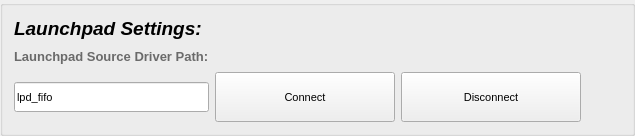
      <widget class="QGroupBox" name="groupBox_3">
       <property name="sizePolicy">
        <sizepolicy hsizetype="Expanding" vsizetype="Expanding">
         <horstretch>0</horstretch>
         <verstretch>0</verstretch>
        </sizepolicy>
       </property>
       <property name="font">
        <font>
         <pointsize>8</pointsize>
        </font>
       </property>
       <property name="title">
        <string/>
       </property>
       <layout class="QGridLayout" name="gridLayout_4">
        <item row="0" column="0">
         <widget class="QLabel" name="label_2">
          <property name="palette">
           <palette>
            <active>
             <colorrole role="WindowText">
              <brush brushstyle="SolidPattern">
               <color alpha="255">
                <red>0</red>
                <green>0</green>
                <blue>0</blue>
               </color>
              </brush>
             </colorrole>
             <colorrole role="Button">
              <brush brushstyle="SolidPattern">
               <color alpha="255">
                <red>255</red>
                <green>255</green>
                <blue>255</blue>
               </color>
              </brush>
             </colorrole>
             <colorrole role="Light">
              <brush brushstyle="SolidPattern">
               <color alpha="255">
                <red>255</red>
                <green>255</green>
                <blue>255</blue>
               </color>
              </brush>
             </colorrole>
             <colorrole role="Midlight">
              <brush brushstyle="SolidPattern">
               <color alpha="255">
                <red>255</red>
                <green>255</green>
                <blue>255</blue>
               </color>
              </brush>
             </colorrole>
             <colorrole role="Dark">
              <brush brushstyle="SolidPattern">
               <color alpha="255">
                <red>127</red>
                <green>127</green>
                <blue>127</blue>
               </color>
              </brush>
             </colorrole>
             <colorrole role="Mid">
              <brush brushstyle="SolidPattern">
               <color alpha="255">
                <red>170</red>
                <green>170</green>
                <blue>170</blue>
               </color>
              </brush>
             </colorrole>
             <colorrole role="Text">
              <brush brushstyle="SolidPattern">
               <color alpha="255">
                <red>255</red>
                <green>255</green>
                <blue>127</blue>
               </color>
              </brush>
             </colorrole>
             <colorrole role="BrightText">
              <brush brushstyle="SolidPattern">
               <color alpha="255">
                <red>255</red>
                <green>255</green>
                <blue>255</blue>
               </color>
              </brush>
             </colorrole>
             <colorrole role="ButtonText">
              <brush brushstyle="SolidPattern">
               <color alpha="255">
                <red>255</red>
                <green>255</green>
                <blue>127</blue>
               </color>
              </brush>
             </colorrole>
             <colorrole role="Base">
              <brush brushstyle="SolidPattern">
               <color alpha="255">
                <red>255</red>
                <green>255</green>
                <blue>255</blue>
               </color>
              </brush>
             </colorrole>
             <colorrole role="Window">
              <brush brushstyle="SolidPattern">
               <color alpha="255">
                <red>255</red>
                <green>255</green>
                <blue>255</blue>
               </color>
              </brush>
             </colorrole>
             <colorrole role="Shadow">
              <brush brushstyle="SolidPattern">
               <color alpha="255">
                <red>0</red>
                <green>0</green>
                <blue>0</blue>
               </color>
              </brush>
             </colorrole>
             <colorrole role="AlternateBase">
              <brush brushstyle="SolidPattern">
               <color alpha="255">
                <red>255</red>
                <green>255</green>
                <blue>255</blue>
               </color>
              </brush>
             </colorrole>
             <colorrole role="ToolTipBase">
              <brush brushstyle="SolidPattern">
               <color alpha="255">
                <red>255</red>
                <green>255</green>
                <blue>220</blue>
               </color>
              </brush>
             </colorrole>
             <colorrole role="ToolTipText">
              <brush brushstyle="SolidPattern">
               <color alpha="255">
                <red>0</red>
                <green>0</green>
                <blue>0</blue>
               </color>
              </brush>
             </colorrole>
             <colorrole role="PlaceholderText">
              <brush brushstyle="NoBrush">
               <color alpha="128">
                <red>255</red>
                <green>255</green>
                <blue>127</blue>
               </color>
              </brush>
             </colorrole>
            </active>
            <inactive>
             <colorrole role="WindowText">
              <brush brushstyle="SolidPattern">
               <color alpha="255">
                <red>0</red>
                <green>0</green>
                <blue>0</blue>
               </color>
              </brush>
             </colorrole>
             <colorrole role="Button">
              <brush brushstyle="SolidPattern">
               <color alpha="255">
                <red>255</red>
                <green>255</green>
                <blue>255</blue>
               </color>
              </brush>
             </colorrole>
             <colorrole role="Light">
              <brush brushstyle="SolidPattern">
               <color alpha="255">
                <red>255</red>
                <green>255</green>
                <blue>255</blue>
               </color>
              </brush>
             </colorrole>
             <colorrole role="Midlight">
              <brush brushstyle="SolidPattern">
               <color alpha="255">
                <red>255</red>
                <green>255</green>
                <blue>255</blue>
               </color>
              </brush>
             </colorrole>
             <colorrole role="Dark">
              <brush brushstyle="SolidPattern">
               <color alpha="255">
                <red>127</red>
                <green>127</green>
                <blue>127</blue>
               </color>
              </brush>
             </colorrole>
             <colorrole role="Mid">
              <brush brushstyle="SolidPattern">
               <color alpha="255">
                <red>170</red>
                <green>170</green>
                <blue>170</blue>
               </color>
              </brush>
             </colorrole>
             <colorrole role="Text">
              <brush brushstyle="SolidPattern">
               <color alpha="255">
                <red>255</red>
                <green>255</green>
                <blue>127</blue>
               </color>
              </brush>
             </colorrole>
             <colorrole role="BrightText">
              <brush brushstyle="SolidPattern">
               <color alpha="255">
                <red>255</red>
                <green>255</green>
                <blue>255</blue>
               </color>
              </brush>
             </colorrole>
             <colorrole role="ButtonText">
              <brush brushstyle="SolidPattern">
               <color alpha="255">
                <red>255</red>
                <green>255</green>
                <blue>127</blue>
               </color>
              </brush>
             </colorrole>
             <colorrole role="Base">
              <brush brushstyle="SolidPattern">
               <color alpha="255">
                <red>255</red>
                <green>255</green>
                <blue>255</blue>
               </color>
              </brush>
             </colorrole>
             <colorrole role="Window">
              <brush brushstyle="SolidPattern">
               <color alpha="255">
                <red>255</red>
                <green>255</green>
                <blue>255</blue>
               </color>
              </brush>
             </colorrole>
             <colorrole role="Shadow">
              <brush brushstyle="SolidPattern">
               <color alpha="255">
                <red>0</red>
                <green>0</green>
                <blue>0</blue>
               </color>
              </brush>
             </colorrole>
             <colorrole role="AlternateBase">
              <brush brushstyle="SolidPattern">
               <color alpha="255">
                <red>255</red>
                <green>255</green>
                <blue>255</blue>
               </color>
              </brush>
             </colorrole>
             <colorrole role="ToolTipBase">
              <brush brushstyle="SolidPattern">
               <color alpha="255">
                <red>255</red>
                <green>255</green>
                <blue>220</blue>
               </color>
              </brush>
             </colorrole>
             <colorrole role="ToolTipText">
              <brush brushstyle="SolidPattern">
               <color alpha="255">
                <red>0</red>
                <green>0</green>
                <blue>0</blue>
               </color>
              </brush>
             </colorrole>
             <colorrole role="PlaceholderText">
              <brush brushstyle="NoBrush">
               <color alpha="128">
                <red>255</red>
                <green>255</green>
                <blue>127</blue>
               </color>
              </brush>
             </colorrole>
            </inactive>
            <disabled>
             <colorrole role="WindowText">
              <brush brushstyle="SolidPattern">
               <color alpha="255">
                <red>127</red>
                <green>127</green>
                <blue>127</blue>
               </color>
              </brush>
             </colorrole>
             <colorrole role="Button">
              <brush brushstyle="SolidPattern">
               <color alpha="255">
                <red>255</red>
                <green>255</green>
                <blue>255</blue>
               </color>
              </brush>
             </colorrole>
             <colorrole role="Light">
              <brush brushstyle="SolidPattern">
               <color alpha="255">
                <red>255</red>
                <green>255</green>
                <blue>255</blue>
               </color>
              </brush>
             </colorrole>
             <colorrole role="Midlight">
              <brush brushstyle="SolidPattern">
               <color alpha="255">
                <red>255</red>
                <green>255</green>
                <blue>255</blue>
               </color>
              </brush>
             </colorrole>
             <colorrole role="Dark">
              <brush brushstyle="SolidPattern">
               <color alpha="255">
                <red>127</red>
                <green>127</green>
                <blue>127</blue>
               </color>
              </brush>
             </colorrole>
             <colorrole role="Mid">
              <brush brushstyle="SolidPattern">
               <color alpha="255">
                <red>170</red>
                <green>170</green>
                <blue>170</blue>
               </color>
              </brush>
             </colorrole>
             <colorrole role="Text">
              <brush brushstyle="SolidPattern">
               <color alpha="255">
                <red>127</red>
                <green>127</green>
                <blue>127</blue>
               </color>
              </brush>
             </colorrole>
             <colorrole role="BrightText">
              <brush brushstyle="SolidPattern">
               <color alpha="255">
                <red>255</red>
                <green>255</green>
                <blue>255</blue>
               </color>
              </brush>
             </colorrole>
             <colorrole role="ButtonText">
              <brush brushstyle="SolidPattern">
               <color alpha="255">
                <red>127</red>
                <green>127</green>
                <blue>127</blue>
               </color>
              </brush>
             </colorrole>
             <colorrole role="Base">
              <brush brushstyle="SolidPattern">
               <color alpha="255">
                <red>255</red>
                <green>255</green>
                <blue>255</blue>
               </color>
              </brush>
             </colorrole>
             <colorrole role="Window">
              <brush brushstyle="SolidPattern">
               <color alpha="255">
                <red>255</red>
                <green>255</green>
                <blue>255</blue>
               </color>
              </brush>
             </colorrole>
             <colorrole role="Shadow">
              <brush brushstyle="SolidPattern">
               <color alpha="255">
                <red>0</red>
                <green>0</green>
                <blue>0</blue>
               </color>
              </brush>
             </colorrole>
             <colorrole role="AlternateBase">
              <brush brushstyle="SolidPattern">
               <color alpha="255">
                <red>255</red>
                <green>255</green>
                <blue>255</blue>
               </color>
              </brush>
             </colorrole>
             <colorrole role="ToolTipBase">
              <brush brushstyle="SolidPattern">
               <color alpha="255">
                <red>255</red>
                <green>255</green>
                <blue>220</blue>
               </color>
              </brush>
             </colorrole>
             <colorrole role="ToolTipText">
              <brush brushstyle="SolidPattern">
               <color alpha="255">
                <red>0</red>
                <green>0</green>
                <blue>0</blue>
               </color>
              </brush>
             </colorrole>
             <colorrole role="PlaceholderText">
              <brush brushstyle="NoBrush">
               <color alpha="128">
                <red>255</red>
                <green>255</green>
                <blue>127</blue>
               </color>
              </brush>
             </colorrole>
            </disabled>
           </palette>
          </property>
          <property name="font">
           <font>
            <pointsize>14</pointsize>
            <weight>75</weight>
            <italic>true</italic>
            <bold>true</bold>
            <underline>false</underline>
            <strikeout>false</strikeout>
           </font>
          </property>
          <property name="text">
           <string>Launchpad Settings:</string>
          </property>
         </widget>
        </item>
        <item row="2" column="2">
         <widget class="QPushButton" name="LaunchpadDisconnect">
          <property name="minimumSize">
           <size>
            <width>180</width>
            <height>50</height>
           </size>
          </property>
          <property name="maximumSize">
           <size>
            <width>200</width>
            <height>16777215</height>
           </size>
          </property>
          <property name="text">
           <string>Disconnect</string>
          </property>
         </widget>
        </item>
        <item row="1" column="0">
         <widget class="QLabel" name="label_7">
          <property name="maximumSize">
           <size>
            <width>212</width>
            <height>16777215</height>
           </size>
          </property>
          <property name="palette">
           <palette>
            <active>
             <colorrole role="WindowText">
              <brush brushstyle="SolidPattern">
               <color alpha="255">
                <red>106</red>
                <green>106</green>
                <blue>106</blue>
               </color>
              </brush>
             </colorrole>
            </active>
            <inactive>
             <colorrole role="WindowText">
              <brush brushstyle="SolidPattern">
               <color alpha="255">
                <red>106</red>
                <green>106</green>
                <blue>106</blue>
               </color>
              </brush>
             </colorrole>
            </inactive>
            <disabled>
             <colorrole role="WindowText">
              <brush brushstyle="SolidPattern">
               <color alpha="96">
                <red>164</red>
                <green>166</green>
                <blue>168</blue>
               </color>
              </brush>
             </colorrole>
            </disabled>
           </palette>
          </property>
          <property name="font">
           <font>
            <pointsize>10</pointsize>
            <weight>75</weight>
            <bold>true</bold>
           </font>
          </property>
          <property name="text">
           <string>Launchpad Source Driver Path:</string>
          </property>
         </widget>
        </item>
        <item row="2" column="0">
         <widget class="QLineEdit" name="LaunchpadName">
          <property name="minimumSize">
           <size>
            <width>0</width>
            <height>30</height>
           </size>
          </property>
          <property name="maximumSize">
           <size>
            <width>300</width>
            <height>16777215</height>
           </size>
          </property>
          <property name="text">
           <string>lpd_fifo</string>
          </property>
          <property name="placeholderText">
           <string/>
          </property>
         </widget>
        </item>
        <item row="1" column="3">
         <spacer name="horizontalSpacer">
          <property name="orientation">
           <enum>Qt::Horizontal</enum>
          </property>
          <property name="sizeHint" stdset="0">
           <size>
            <width>40</width>
            <height>20</height>
           </size>
          </property>
         </spacer>
        </item>
        <item row="2" column="1">
         <widget class="QPushButton" name="LaunchpadConnect">
          <property name="minimumSize">
           <size>
            <width>180</width>
            <height>50</height>
           </size>
          </property>
          <property name="maximumSize">
           <size>
            <width>200</width>
            <height>16777215</height>
           </size>
          </property>
          <property name="text">
           <string>Connect</string>
          </property>
         </widget>
        </item>
       </layout>
      </widget>
